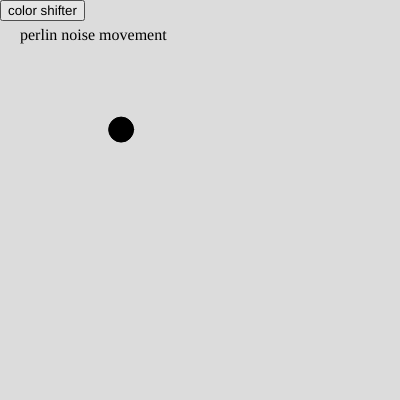
Frame 1 (no input)
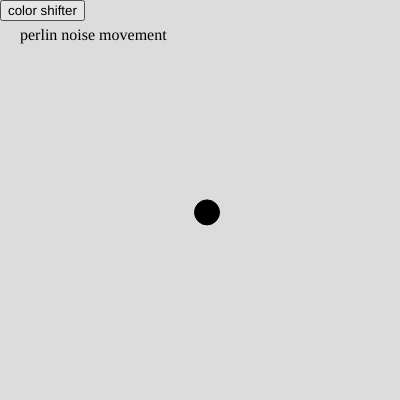
Frame 60 (no input)
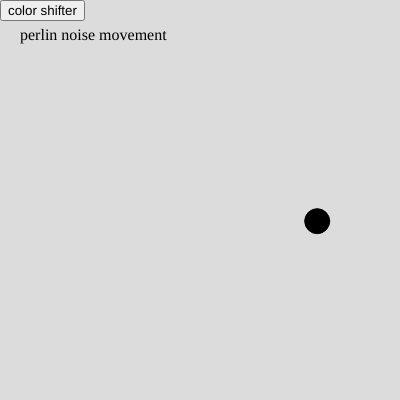
Frame 120 (the mouse pressed at the canvas centre since frame 60)

The p5.js sketch that drew these frames (run headless with seeded random() and noise() and a simulated clock; from frame 60 on, the mouse is pressed at the canvas centre):

// p5.js sketch
// ── sketch.js
let x, y, title, value, value_text, intensity_slider;
let xoff = 300;
let clr = [0,0,0];

function setup() {
  createCanvas(400, 400);
  intensity_slider = createSlider(1, 20, 10, 0.1);
  value_text = createP('The intensity is: ' + value);
  title = createP('perlin noise movement');
  title.position(20,10);
  color_button = createButton("color shifter");
  color_button.position(0,0);
  color_button.mousePressed(colorShift);
}

function colorShift () {
  clr = [random(255), random(255), random(255)];
}

function draw() {
  background(220);
  value = intensity_slider.value();
  value_text.html('The intensity is: ' + value);
  fill(clr);
  x = noise(xoff)*width;
  y = noise(xoff + 200)*height;
  ellipse(x, y, 25, 25);
  xoff += 0.005 * value;
}
